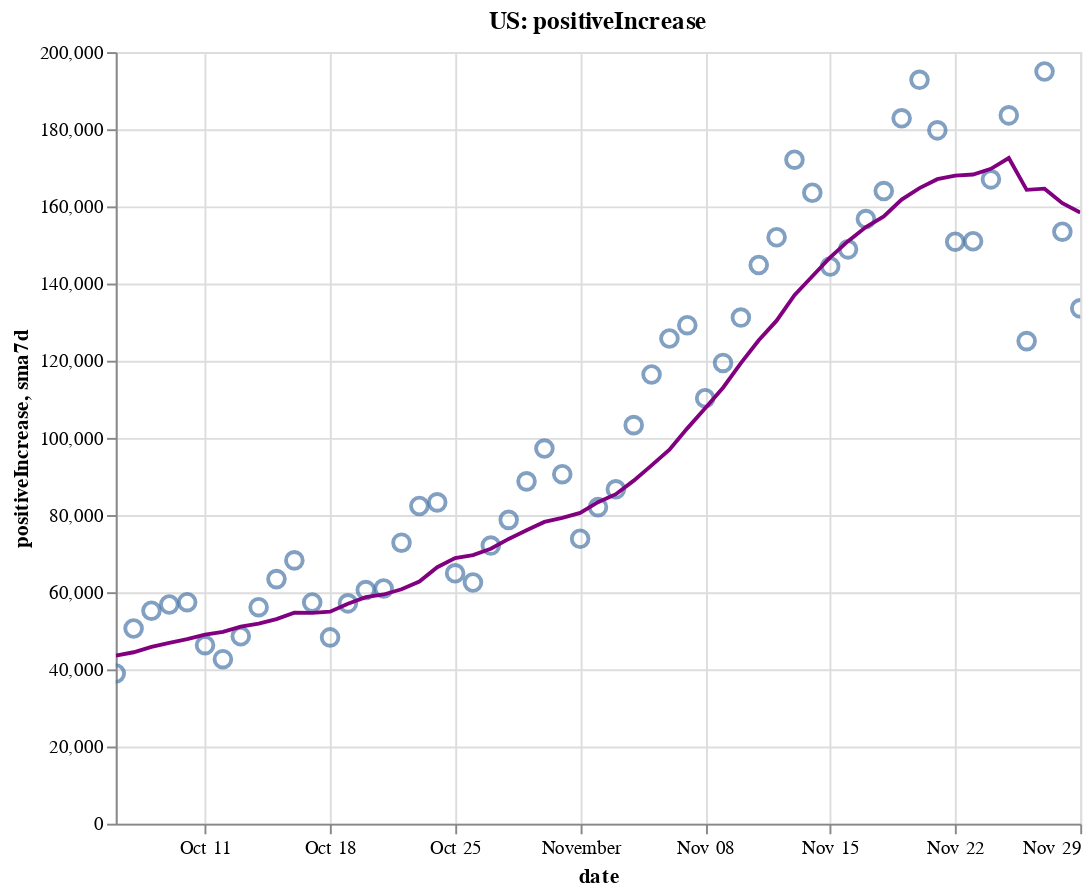

Here is the notebook cell this chart was saved with:
### Code cell
create_plot(us, 'positiveIncrease')

### Figure 1 — Vega-Lite specification as saved in the notebook (floating-point values rounded to 4 significant figures)
{"config": {"view": {"continuousWidth": 400, "continuousHeight": 300}}, "layer": [{"layer": [{"mark": {"type": "point", "size": 75}, "encoding": {"tooltip": [{"type": "temporal", "field": "date"}, {"type": "quantitative", "field": "positiveIncrease"}, {"type": "quantitative", "field": "sma7d"}], "x": {"type": "temporal", "field": "date"}, "y": {"type": "quantitative", "field": "positiveIncrease"}}, "selection": {"selector002": {"type": "interval", "bind": "scales", "encodings": ["x", "y"]}}}, {"mark": {"type": "line", "color": "purple"}, "encoding": {"x": {"type": "temporal", "field": "date"}, "y": {"type": "quantitative", "field": "sma7d"}}}]}, {"mark": {"type": "rule", "color": "#aaa"}, "encoding": {"x": {"type": "temporal", "field": "date"}}, "transform": [{"filter": {"selection": "selector001"}}]}, {"mark": "circle", "encoding": {"opacity": {"condition": {"value": 1, "selection": "selector001"}, "value": 0}, "tooltip": [{"type": "temporal", "field": "date"}, {"type": "quantitative", "field": "positiveIncrease"}, {"type": "quantitative", "field": "sma7d"}], "x": {"type": "temporal", "field": "date"}, "y": {"type": "quantitative", "field": "positiveIncrease"}}, "selection": {"selector001": {"type": "single", "encodings": ["x"], "on": "mouseover", "nearest": true, "empty": "none"}}}, {"mark": {"type": "text", "align": "left", "dx": 5, "dy": -5, "stroke": "white", "strokeWidth": 2}, "encoding": {"text": {"type": "quantitative", "field": "positiveIncrease"}, "tooltip": [{"type": "temporal", "field": "date"}, {"type": "quantitative", "field": "positiveIncrease"}, {"type": "quantitative", "field": "sma7d"}], "x": {"type": "temporal", "field": "date"}, "y": {"type": "quantitative", "field": "positiveIncrease"}}, "transform": [{"filter": {"selection": "selector001"}}]}, {"mark": {"type": "text", "align": "left", "dx": 5, "dy": -5}, "encoding": {"text": {"type": "quantitative", "field": "positiveIncrease"}, "tooltip": [{"type": "temporal", "field": "date"}, {"type": "quantitative", "field": "positiveIncrease"}, {"type": "quantitative", "field": "sma7d"}], "x": {"type": "temporal", "field": "date"}, "y": {"type": "quantitative", "field": "positiveIncrease"}}, "transform": [{"filter": {"selection": "selector001"}}]}], "data": {"name": "data-b212fc70f799744944306e69b160d654"}, "height": 400, "title": "US: positiveIncrease", "width": 500, "$schema": "https://vega.github.io/schema/vega-lite/v4.8.1.json", "datasets": {"data-b212fc70f799744944306e69b160d654": [{"date": "2020-10-06T00:00:00", "totalTestResultsIncrease": 913500.0, "positiveIncrease": 38920.0, "death": 202700.0, "deathIncrease": 632.0, "positiveRate": 0.043, "state": "US", "sma7d": 43540.0}, {"date": "2020-10-07T00:00:00", "totalTestResultsIncrease": 977500.0, "positiveIncrease": 50590.0, "death": 203600.0, "deathIncrease": 910.0, "positiveRate": 0.052, "state": "US", "sma7d": 44440.0}, {"date": "2020-10-08T00:00:00", "totalTestResultsIncrease": 1157000.0, "positiveIncrease": 55210.0, "death": 204600.0, "deathIncrease": 987.0, "positiveRate": 0.048, "state": "US", "sma7d": 45810.0}, {"date": "2020-10-09T00:00:00", "totalTestResultsIncrease": 1203000.0, "positiveIncrease": 56800.0, "death": 205500.0, "deathIncrease": 887.0, "positiveRate": 0.047, "state": "US", "sma7d": 46890.0}, {"date": "2020-10-10T00:00:00", "totalTestResultsIncrease": 1252000.0, "positiveIncrease": 57420.0, "death": 206100.0, "deathIncrease": 666.0, "positiveRate": 0.046, "state": "US", "sma7d": 47810.0}, {"date": "2020-10-11T00:00:00", "totalTestResultsIncrease": 1078000.0, "positiveIncrease": 46270.0, "death": 206600.0, "deathIncrease": 465.0, "positiveRate": 0.043, "state": "US", "sma7d": 48990.0}, {"date": "2020-10-12T00:00:00", "totalTestResultsIncrease": 1060000.0, "positiveIncrease": 42640.0, "death": 206900.0, "deathIncrease": 287.0, "positiveRate": 0.04, "state": "US", "sma7d": 49690.0}, {"date": "2020-10-13T00:00:00", "totalTestResultsIncrease": 1052000.0, "positiveIncrease": 48590.0, "death": 207600.0, "deathIncrease": 700.0, "positiveRate": 0.046, "state": "US", "sma7d": 51070.0}, {"date": "2020-10-14T00:00:00", "totalTestResultsIncrease": 1045000.0, "positiveIncrease": 56120.0, "death": 208400.0, "deathIncrease": 816.0, "positiveRate": 0.054, "state": "US", "sma7d": 51860.0}, {"date": "2020-10-15T00:00:00", "totalTestResultsIncrease": 1109000.0, "positiveIncrease": 63390.0, "death": 209300.0, "deathIncrease": 937.0, "positiveRate": 0.057, "state": "US", "sma7d": 53030.0}, {"date": "2020-10-16T00:00:00", "totalTestResultsIncrease": 1231000.0, "positiveIncrease": 68250.0, "death": 210200.0, "deathIncrease": 891.0, "positiveRate": 0.055, "state": "US", "sma7d": 54670.0}, {"date": "2020-10-17T00:00:00", "totalTestResultsIncrease": 1299000.0, "positiveIncrease": 57330.0, "death": 211000.0, "deathIncrease": 762.0, "positiveRate": 0.044, "state": "US", "sma7d": 54660.0}, {"date": "2020-10-18T00:00:00", "totalTestResultsIncrease": 1052000.0, "positiveIncrease": 48280.0, "death": 211400.0, "deathIncrease": 397.0, "positiveRate": 0.046, "state": "US", "sma7d": 54940.0}, {"date": "2020-10-19T00:00:00", "totalTestResultsIncrease": 1135000.0, "positiveIncrease": 57110.0, "death": 211900.0, "deathIncrease": 461.0, "positiveRate": 0.05, "state": "US", "sma7d": 57010.0}, {"date": "2020-10-20T00:00:00", "totalTestResultsIncrease": 952700.0, "positiveIncrease": 60550.0, "death": 212700.0, "deathIncrease": 838.0, "positiveRate": 0.064, "state": "US", "sma7d": 58720.0}, {"date": "2020-10-21T00:00:00", "totalTestResultsIncrease": 941800.0, "positiveIncrease": 60950.0, "death": 213700.0, "deathIncrease": 1022.0, "positiveRate": 0.065, "state": "US", "sma7d": 59410.0}, {"date": "2020-10-22T00:00:00", "totalTestResultsIncrease": 1230000.0, "positiveIncrease": 72840.0, "death": 214900.0, "deathIncrease": 1136.0, "positiveRate": 0.059, "state": "US", "sma7d": 60760.0}, {"date": "2020-10-23T00:00:00", "totalTestResultsIncrease": 1383000.0, "positiveIncrease": 82330.0, "death": 215800.0, "deathIncrease": 923.0, "positiveRate": 0.06, "state": "US", "sma7d": 62770.0}, {"date": "2020-10-24T00:00:00", "totalTestResultsIncrease": 1323000.0, "positiveIncrease": 83290.0, "death": 216700.0, "deathIncrease": 882.0, "positiveRate": 0.063, "state": "US", "sma7d": 66480.0}, {"date": "2020-10-25T00:00:00", "totalTestResultsIncrease": 1188000.0, "positiveIncrease": 64890.0, "death": 217000.0, "deathIncrease": 374.0, "positiveRate": 0.055, "state": "US", "sma7d": 68850.0}, {"date": "2020-10-26T00:00:00", "totalTestResultsIncrease": 1211000.0, "positiveIncrease": 62530.0, "death": 217400.0, "deathIncrease": 402.0, "positiveRate": 0.052, "state": "US", "sma7d": 69630.0}, {"date": "2020-10-27T00:00:00", "totalTestResultsIncrease": 1071000.0, "positiveIncrease": 72080.0, "death": 218400.0, "deathIncrease": 920.0, "positiveRate": 0.067, "state": "US", "sma7d": 71270.0}, {"date": "2020-10-28T00:00:00", "totalTestResultsIncrease": 1096000.0, "positiveIncrease": 78750.0, "death": 219400.0, "deathIncrease": 1044.0, "positiveRate": 0.072, "state": "US", "sma7d": 73820.0}, {"date": "2020-10-29T00:00:00", "totalTestResultsIncrease": 1333000.0, "positiveIncrease": 88730.0, "death": 220400.0, "deathIncrease": 1030.0, "positiveRate": 0.067, "state": "US", "sma7d": 76080.0}, {"date": "2020-10-30T00:00:00", "totalTestResultsIncrease": 1364000.0, "positiveIncrease": 97230.0, "death": 221400.0, "deathIncrease": 952.0, "positiveRate": 0.071, "state": "US", "sma7d": 78210.0}, {"date": "2020-10-31T00:00:00", "totalTestResultsIncrease": 1390000.0, "positiveIncrease": 90590.0, "death": 222300.0, "deathIncrease": 951.0, "positiveRate": 0.065, "state": "US", "sma7d": 79260.0}, {"date": "2020-11-01T00:00:00", "totalTestResultsIncrease": 1128000.0, "positiveIncrease": 73850.0, "death": 222700.0, "deathIncrease": 388.0, "positiveRate": 0.065, "state": "US", "sma7d": 80540.0}, {"date": "2020-11-02T00:00:00", "totalTestResultsIncrease": 1327000.0, "positiveIncrease": 82050.0, "death": 223200.0, "deathIncrease": 499.0, "positiveRate": 0.062, "state": "US", "sma7d": 83320.0}, {"date": "2020-11-03T00:00:00", "totalTestResultsIncrease": 1129000.0, "positiveIncrease": 86660.0, "death": 224700.0, "deathIncrease": 1515.0, "positiveRate": 0.077, "state": "US", "sma7d": 85410.0}, {"date": "2020-11-04T00:00:00", "totalTestResultsIncrease": 1223000.0, "positiveIncrease": 103300.0, "death": 225900.0, "deathIncrease": 1126.0, "positiveRate": 0.084, "state": "US", "sma7d": 88920.0}, {"date": "2020-11-05T00:00:00", "totalTestResultsIncrease": 1567000.0, "positiveIncrease": 116400.0, "death": 227000.0, "deathIncrease": 1131.0, "positiveRate": 0.074, "state": "US", "sma7d": 92870.0}, {"date": "2020-11-06T00:00:00", "totalTestResultsIncrease": 1564000.0, "positiveIncrease": 125800.0, "death": 228200.0, "deathIncrease": 1168.0, "positiveRate": 0.08, "state": "US", "sma7d": 96950.0}, {"date": "2020-11-07T00:00:00", "totalTestResultsIncrease": 1413000.0, "positiveIncrease": 129200.0, "death": 229300.0, "deathIncrease": 1104.0, "positiveRate": 0.091, "state": "US", "sma7d": 102500.0}, {"date": "2020-11-08T00:00:00", "totalTestResultsIncrease": 1252000.0, "positiveIncrease": 110300.0, "death": 229700.0, "deathIncrease": 485.0, "positiveRate": 0.088, "state": "US", "sma7d": 107700.0}, {"date": "2020-11-09T00:00:00", "totalTestResultsIncrease": 1516000.0, "positiveIncrease": 119400.0, "death": 230300.0, "deathIncrease": 589.0, "positiveRate": 0.079, "state": "US", "sma7d": 113000.0}, {"date": "2020-11-10T00:00:00", "totalTestResultsIncrease": 1252000.0, "positiveIncrease": 131200.0, "death": 231700.0, "deathIncrease": 1360.0, "positiveRate": 0.105, "state": "US", "sma7d": 119400.0}, {"date": "2020-11-11T00:00:00", "totalTestResultsIncrease": 1418000.0, "positiveIncrease": 144800.0, "death": 233200.0, "deathIncrease": 1543.0, "positiveRate": 0.102, "state": "US", "sma7d": 125300.0}, {"date": "2020-11-12T00:00:00", "totalTestResultsIncrease": 1476000.0, "positiveIncrease": 152000.0, "death": 234400.0, "deathIncrease": 1141.0, "positiveRate": 0.103, "state": "US", "sma7d": 130400.0}, {"date": "2020-11-13T00:00:00", "totalTestResultsIncrease": 1698000.0, "positiveIncrease": 172100.0, "death": 235700.0, "deathIncrease": 1275.0, "positiveRate": 0.101, "state": "US", "sma7d": 137000.0}, {"date": "2020-11-14T00:00:00", "totalTestResultsIncrease": 1662000.0, "positiveIncrease": 163500.0, "death": 237000.0, "deathIncrease": 1312.0, "positiveRate": 0.098, "state": "US", "sma7d": 141900.0}, {"date": "2020-11-15T00:00:00", "totalTestResultsIncrease": 1615000.0, "positiveIncrease": 144400.0, "death": 237600.0, "deathIncrease": 677.0, "positiveRate": 0.089, "state": "US", "sma7d": 146800.0}, {"date": "2020-11-16T00:00:00", "totalTestResultsIncrease": 1487000.0, "positiveIncrease": 148900.0, "death": 238300.0, "deathIncrease": 637.0, "positiveRate": 0.1, "state": "US", "sma7d": 151000.0}, {"date": "2020-11-17T00:00:00", "totalTestResultsIncrease": 1512000.0, "positiveIncrease": 156700.0, "death": 239800.0, "deathIncrease": 1555.0, "positiveRate": 0.104, "state": "US", "sma7d": 154600.0}, {"date": "2020-11-18T00:00:00", "totalTestResultsIncrease": 1539000.0, "positiveIncrease": 164000.0, "death": 241700.0, "deathIncrease": 1869.0, "positiveRate": 0.107, "state": "US", "sma7d": 157400.0}, {"date": "2020-11-19T00:00:00", "totalTestResultsIncrease": 1821000.0, "positiveIncrease": 182800.0, "death": 243700.0, "deathIncrease": 1971.0, "positiveRate": 0.1, "state": "US", "sma7d": 161800.0}, {"date": "2020-11-20T00:00:00", "totalTestResultsIncrease": 1919000.0, "positiveIncrease": 192800.0, "death": 245500.0, "deathIncrease": 1862.0, "positiveRate": 0.1, "state": "US", "sma7d": 164700.0}, {"date": "2020-11-21T00:00:00", "totalTestResultsIncrease": 2004000.0, "positiveIncrease": 179700.0, "death": 247000.0, "deathIncrease": 1512.0, "positiveRate": 0.09, "state": "US", "sma7d": 167000.0}, {"date": "2020-11-22T00:00:00", "totalTestResultsIncrease": 1744000.0, "positiveIncrease": 150800.0, "death": 247900.0, "deathIncrease": 892.0, "positiveRate": 0.086, "state": "US", "sma7d": 168000.0}, {"date": "2020-11-23T00:00:00", "totalTestResultsIncrease": 1759000.0, "positiveIncrease": 151000.0, "death": 248900.0, "deathIncrease": 956.0, "positiveRate": 0.086, "state": "US", "sma7d": 168300.0}, {"date": "2020-11-24T00:00:00", "totalTestResultsIncrease": 1790000.0, "positiveIncrease": 167000.0, "death": 250900.0, "deathIncrease": 2029.0, "positiveRate": 0.093, "state": "US", "sma7d": 169700.0}, {"date": "2020-11-25T00:00:00", "totalTestResultsIncrease": 1721000.0, "positiveIncrease": 183600.0, "death": 253200.0, "deathIncrease": 2285.0, "positiveRate": 0.107, "state": "US", "sma7d": 172500.0}, {"date": "2020-11-26T00:00:00", "totalTestResultsIncrease": 1150000.0, "positiveIncrease": 125100.0, "death": 254500.0, "deathIncrease": 1319.0, "positiveRate": 0.109, "state": "US", "sma7d": 164300.0}, {"date": "2020-11-27T00:00:00", "totalTestResultsIncrease": 2146000.0, "positiveIncrease": 195000.0, "death": 255900.0, "deathIncrease": 1374.0, "positiveRate": 0.091, "state": "US", "sma7d": 164600.0}, {"date": "2020-11-28T00:00:00", "totalTestResultsIncrease": 1698000.0, "positiveIncrease": 153400.0, "death": 257100.0, "deathIncrease": 1215.0, "positiveRate": 0.09, "state": "US", "sma7d": 160800.0}, {"date": "2020-11-29T00:00:00", "totalTestResultsIncrease": 1270000.0, "positiveIncrease": 133600.0, "death": 257800.0, "deathIncrease": 801.0, "positiveRate": 0.105, "state": "US", "sma7d": 158400.0}]}}
